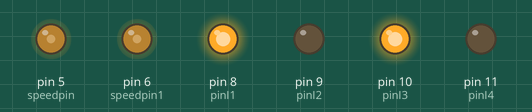
Recording of a sketch running on a simulated Arduino Uno, built with avr-gcc and run on an emulated ATmega328P. Parts: output pins drawn as LEDs (lit = HIGH).

Above: at 0.05 s.
At 3.95 s:
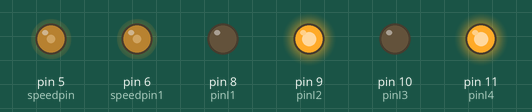
Timing chart, 0 to 4.6 s (numbered marks = the images above):
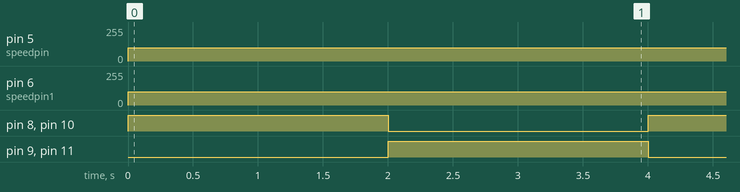

Measured:
- by itself, pin 5 (speedpin): 0/255 → 98/255 at 0.00 s
- by itself, pin 6 (speedpin1): 0/255 → 100/255 at 0.00 s
- by itself, pin 8 (pinI1), pin 9 (pinI2), pin 10 (pinI3), pin 11 (pinI4): alternates HIGH for 2.0 s and LOW for 2.0 s

The sketch:

sketch_nov21a-2.ino
```cpp
int pinI1=8;//定义 I1 接口
int pinI2=9;//定义 I2 接口
int speedpin=5;//定义 EA(PWM 调速)接口
int pinI3=10;//定义 I3 接口
int pinI4=11;//定义 I4 接口
int speedpin1=6;//定义 EB(PWM 调速)接口
void setup()
{
pinMode(pinI1,OUTPUT);
pinMode(pinI2,OUTPUT);
pinMode(speedpin,OUTPUT);
pinMode(pinI3,OUTPUT);
pinMode(pinI4,OUTPUT);
pinMode(speedpin1,OUTPUT);
}
void loop()
{
//直走
analogWrite(speedpin,98);//输入模拟值进行设定速度
 analogWrite(speedpin1,100);
 digitalWrite(pinI4,LOW);//使直流电机（右）逆时针转
 digitalWrite(pinI3,HIGH);
 digitalWrite(pinI1,HIGH);//使直流电机（左）顺时针转
 digitalWrite(pinI2,LOW);
delay(2000);


//後退
analogWrite(speedpin,98);//输入模拟值进行设定速度
 analogWrite(speedpin1,100);
 digitalWrite(pinI4,HIGH);//使直流电机（右）顺时针转
 digitalWrite(pinI3,LOW);
 digitalWrite(pinI1,LOW);//使直流电机（左）逆时针转
 digitalWrite(pinI2,HIGH);
delay(2000);

}
```
